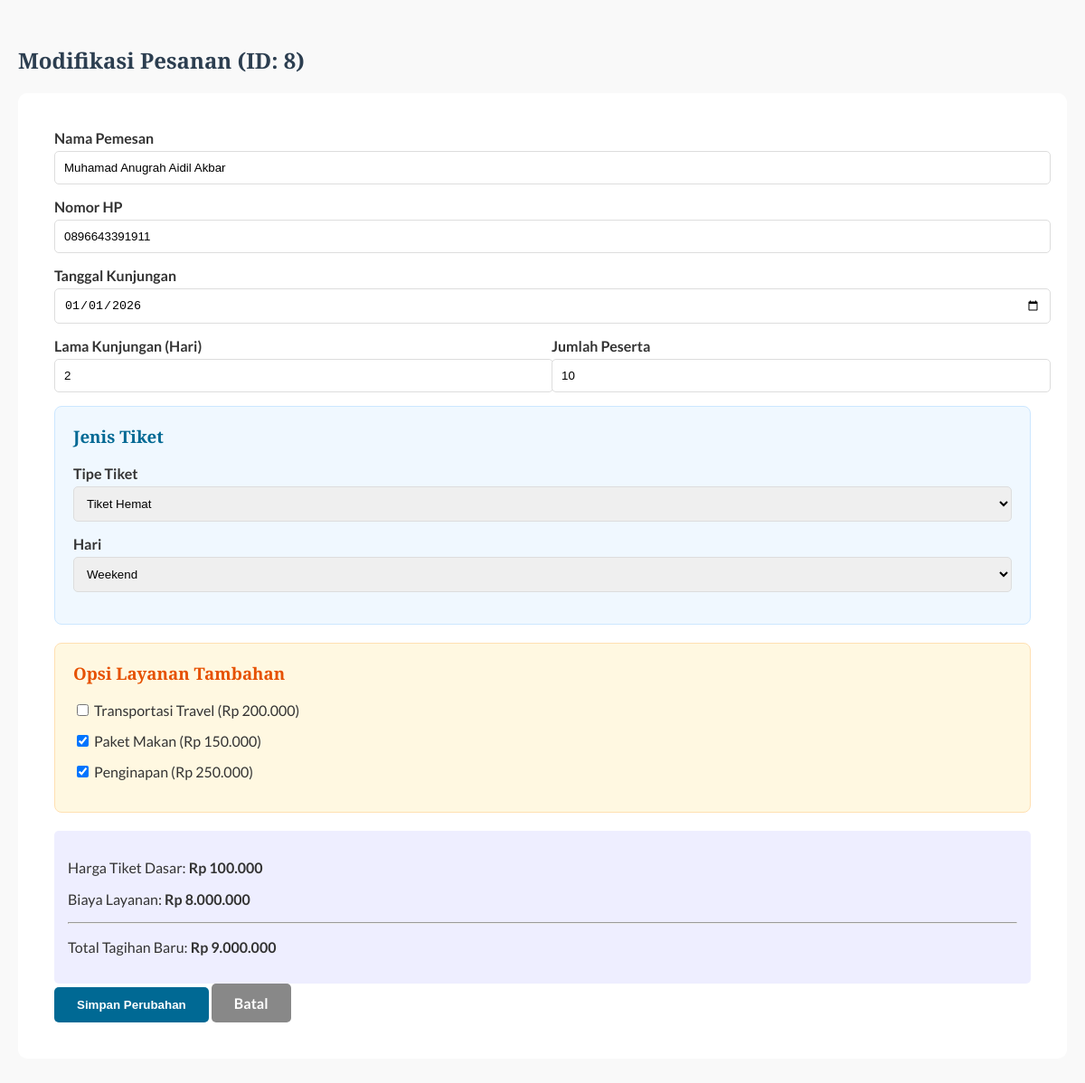
Screenshot of /form_edit.php?id=8 with the database file from the repository.
### tables this page shows
CREATE TABLE `pesanan` (
  `id` int(11) NOT NULL,
  `nama_pemesan` varchar(100) DEFAULT NULL,
  `nomor_hp` varchar(20) DEFAULT NULL,
  `tanggal_pesan` date DEFAULT NULL,
  `durasi_wisata` int(11) DEFAULT 1,
  `jumlah_peserta` int(11) DEFAULT NULL,
  `jenis_tiket` varchar(50) DEFAULT NULL,
  `hari_kunjungan` varchar(20) DEFAULT NULL,
  `harga_paket` decimal(15,2) DEFAULT NULL,
  `total_tagihan` decimal(15,2) DEFAULT NULL,
  `created_at` timestamp NOT NULL DEFAULT current_timestamp(),
  `layanan_travel` tinyint(1) DEFAULT 0,
  `layanan_makan` tinyint(1) DEFAULT 0,
  `layanan_penginapan` tinyint(1) DEFAULT 0
);

### form_edit.php (the view, shortened to what this page needs)
<?php
include 'koneksi.php';
$id = $_GET['id'];
$query = mysqli_query($koneksi, "SELECT * FROM pesanan WHERE id='$id'");
$data = mysqli_fetch_array($query);
$tiket = $data['jenis_tiket'];
$is_tiket_masuk = ($tiket == 'reguler' || $tiket == 'hemat');
?>
<!DOCTYPE html>
<html lang="id">
<head>
    <link rel="stylesheet" href="style.css">
</head>
<body>
    <div class="container">
        <h2>Modifikasi Pesanan (ID: <?php echo $data['id']; ?>)</h2>
        <div style="background: white; padding: 40px; border-radius: 10px;">
            <form action="update_booking.php" method="POST">
                <div class="form-group">
                    <label>Nama Pemesan</label>
                    <input type="text" name="nama" value="<?php echo $data['nama_pemesan']; ?>" required>
                </div>
                <div class="form-group">
                    <label>Nomor HP</label>
                    <input type="text" name="no_hp" value="<?php echo $data['nomor_hp']; ?>" required>
                </div>
                <div class="form-group">
                    <label>Tanggal Kunjungan</label>
                    <input type="date" name="tanggal" value="<?php echo $data['tanggal_pesan']; ?>" required>
                </div>
                <div style="display: grid; grid-template-columns: 1fr 1fr; gap: 20px;">
                    <?php if ($is_tiket_masuk): ?>
                    <div class="form-group">
                        <label>Lama Kunjungan (Hari)</label>
                        <input type="number" id="durasi" name="durasi" min="1" value="<?php echo $data['durasi_wisata']; ?>" required>
                    </div>
                    <?php else: ?>
                        <input type="hidden" id="durasi" name="durasi" value="1">
                    <?php endif; ?>
                    <div class="form-group">
                        <label>Jumlah Peserta</label>
                        <input type="number" id="peserta" name="peserta" value="<?php echo $data['jumlah_peserta']; ?>" required>
                    </div>
                </div>
                <div style="background: #f0f8ff; padding: 20px; border-radius: 8px; margin-bottom: 20px; border: 1px solid #cce7ff;">
                    <h3 style="margin-top:0; color: #006994;">Jenis Tiket</h3>
                    <?php if ($is_tiket_masuk): ?>
                        <div class="form-group">
                            <label>Tipe Tiket</label>
                            <select id="jenis_tiket" name="jenis_tiket" style="width:100%; padding:10px;">
                                <option value="hemat" <?php echo ($tiket == 'hemat') ? 'selected' : ''; ?>>Tiket Hemat</option>
                            </select>
                        </div>
                        <div class="form-group">
                            <label>Hari</label>
                            <select id="hari_kunjungan" name="hari_kunjungan" style="width:100%; padding:10px;">
                                <option value="weekend" <?php echo ($data['hari_kunjungan'] == 'weekend') ? 'selected' : ''; ?>>Weekend</option>
                            </select>
                        </div>
                    <?php endif; ?>
                </div>
                <?php if ($is_tiket_masuk): ?>
                <div style="background: #fff8e1; padding: 20px; border-radius: 8px; margin-bottom: 20px; border: 1px solid #ffe0b2;">
                    <h3 style="margin-top:0; color: #e65100;">Opsi Layanan Tambahan</h3>
                    <div class="checkbox-group">
                        <div style="margin-bottom: 10px;">
                            <input type="checkbox" id="srv_travel" name="srv_travel" value="200000" <?php echo ($data['layanan_travel']==1)?'checked':''; ?>>
                            <label>Transportasi Travel (Rp 200.000)</label>
                        </div>
                        <div style="margin-bottom: 10px;">
                            <input type="checkbox" id="srv_makan" name="srv_makan" value="150000" <?php echo ($data['layanan_makan']==1)?'checked':''; ?>>
                            <label>Paket Makan (Rp 150.000)</label>
                        </div>
                        <div style="margin-bottom: 10px;">
                            <input type="checkbox" id="srv_inap" name="srv_inap" value="250000" <?php echo ($data['layanan_penginapan']==1)?'checked':''; ?>>
                            <label>Penginapan (Rp 250.000)</label>
                        </div>
                    </div>
                </div>
                <?php endif; ?>
                <div class="price-display">
                    <p>Harga Tiket Dasar: <strong id="txt_harga_paket">Rp <?php echo number_format($data['harga_paket']); ?></strong></p>
                    <?php if ($is_tiket_masuk): ?>
                        <p>Biaya Layanan: <strong id="txt_biaya_layanan">Rp 0</strong></p>
                        <hr>
                    <?php endif; ?>
                    <p>Total Tagihan Baru: <strong id="txt_total_tagihan">Rp <?php echo number_format($data['total_tagihan']); ?></strong></p>
                </div>
                <button type="submit" class="btn">Simpan Perubahan</button>
                <a href="list_pesanan.php" class="btn" style="background:#888">Batal</a>
            </form>
        </div>
    </div>
</body>
</html>

### style.css (style rules this page uses)
:root { --primary: #FFD700; --secondary: #006994; --text: #333; --bg-light: #f9f9f9; }
html { scroll-behavior: smooth; scroll-padding-top: 100px; }
body { font-family: 'Lato', sans-serif; margin: 0; padding: 0; color: var(--text); background-color: var(--bg-light); }
h1, h2, h3 { font-family: 'Playfair Display', serif; color: #2c3e50; }
.container { max-width: 1200px; margin: 50px auto; padding: 0 20px; }
.btn { display: inline-block; padding: 12px 25px; background-color: var(--secondary); color: white; text-decoration: none; border-radius: 5px; font-weight: bold; border: none; cursor: pointer; }
.form-group { margin-bottom: 15px; }
label { display: block; margin-bottom: 5px; font-weight: bold; }
input[type="text"], input[type="number"], input[type="date"], select { width: 100%; padding: 10px; border: 1px solid #ddd; border-radius: 5px; }
.checkbox-group label { display: inline-block; margin-right: 15px; font-weight: normal; }
.price-display { background: #eef; padding: 15px; border-radius: 5px; margin-top: 20px; }

### rows the page displays
pesanan: id "8", nama "Muhamad Anugrah Aidil Akbar", no_hp "0896643391911", tanggal "01/01/2026", durasi "2", peserta "10", jenis_tiket "Tiket Hemat", hari_kunjungan "Weekend", layanan_makan "☑", layanan_penginapan "☑"
